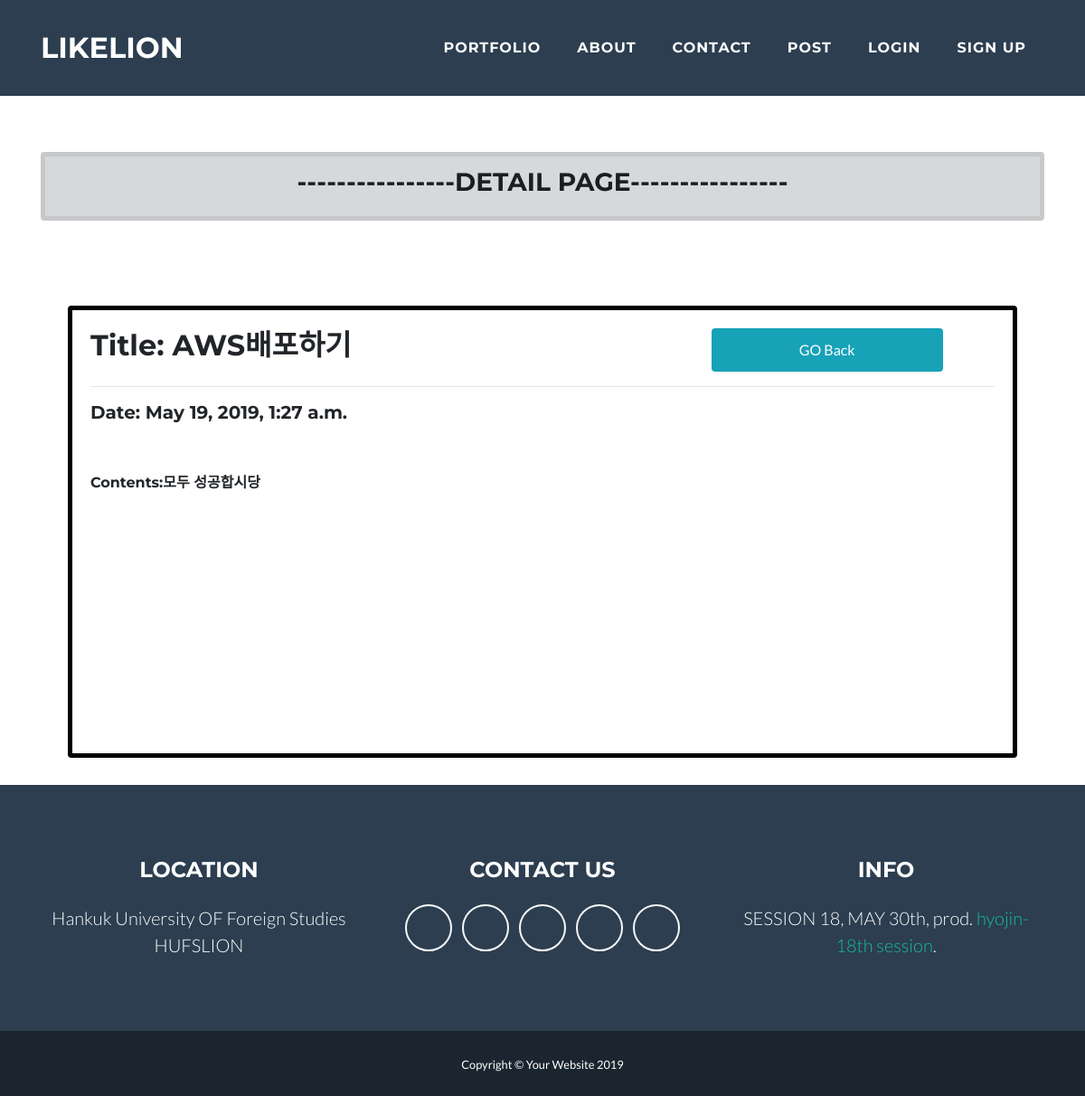
Page /blog/3 on the committed database.
### blogapp/models.py (models this page shows, shortened)
class Blog(models.Model):
    title = models.CharField(max_length=200)
    pub_date = models.DateTimeField('data published')
    body = models.TextField()

### blogapp/views.py (the view)
# urls.py: path('<int:blog_id>', views.detail, name="detail"),
def detail(request, blog_id):
    details = get_object_or_404(Blog, pk=blog_id)#몇번객체
    return render(request, 'detail.html', {'details':details})

### blogapp/templates/detail.html (shortened to what this page needs)
{% extends 'base.html'%}
{% block contents %}
<br><br><br><br><br><br><br>
        <div class="container">
            <div class="alert alert-dark" role="alert" style="text-align: center; border-width: 5px;">
                    <h3>----------------DETAIL PAGE----------------</h3>
            </div>
            <br><br>
            <div class="card" style="border-color: black; border-width: 5px; height: 500px; margin: 30px;">
                <div class="card-body" >
                    <div class="row">
                        <div class="col-lg-8">
                            <h2>Title: {{details.title}}</h2>
                        </div>
                        <div class="col-lg-4">
                            <a href="{% url 'home' %}"><button type="button" class="btn btn-info" style="width: 16em; height: 3em;">GO Back</button></a>
                        </div>
                    </div>
                    <hr>
                    <h5>Date: {{details.pub_date}}</h5>
                    <br><br>
                    <h6>Contents:{{details.body}}</h6>
                </div>
            </div>
        </div>
{% endblock %}

### rows in the picture
Blog: title "AWS배포하기", pub_date "May 19, 2019, 1:27 a.m.", body "모두 성공합시당"
